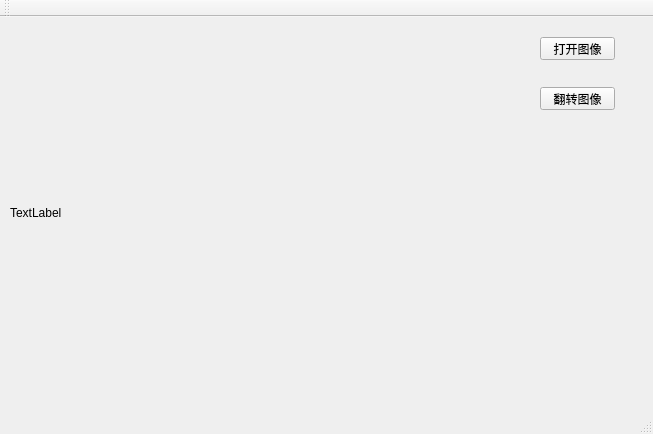
<?xml version="1.0" encoding="UTF-8"?>
<ui version="4.0">
 <class>MainWindow</class>
 <widget class="QMainWindow" name="MainWindow">
  <property name="geometry">
   <rect>
    <x>0</x>
    <y>0</y>
    <width>653</width>
    <height>434</height>
   </rect>
  </property>
  <property name="windowTitle">
   <string>MainWindow</string>
  </property>
  <widget class="QWidget" name="centralWidget">
   <widget class="QPushButton" name="pushButton">
    <property name="geometry">
     <rect>
      <x>540</x>
      <y>20</y>
      <width>75</width>
      <height>23</height>
     </rect>
    </property>
    <property name="text">
     <string>打开图像</string>
    </property>
   </widget>
   <widget class="QPushButton" name="pushButton_2">
    <property name="geometry">
     <rect>
      <x>540</x>
      <y>70</y>
      <width>75</width>
      <height>23</height>
     </rect>
    </property>
    <property name="text">
     <string>翻转图像</string>
    </property>
   </widget>
   <widget class="QLabel" name="label">
    <property name="geometry">
     <rect>
      <x>10</x>
      <y>20</y>
      <width>481</width>
      <height>351</height>
     </rect>
    </property>
    <property name="text">
     <string>TextLabel</string>
    </property>
   </widget>
  </widget>
  <widget class="QMenuBar" name="menuBar">
   <property name="geometry">
    <rect>
     <x>0</x>
     <y>0</y>
     <width>653</width>
     <height>23</height>
    </rect>
   </property>
  </widget>
  <widget class="QToolBar" name="mainToolBar">
   <attribute name="toolBarArea">
    <enum>TopToolBarArea</enum>
   </attribute>
   <attribute name="toolBarBreak">
    <bool>false</bool>
   </attribute>
  </widget>
  <widget class="QStatusBar" name="statusBar"/>
 </widget>
 <layoutdefault spacing="6" margin="11"/>
 <resources/>
 <connections/>
</ui>
